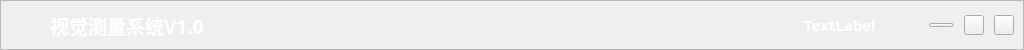
<?xml version="1.0" encoding="UTF-8"?>
<ui version="4.0">
 <class>MainTitleBar</class>
 <widget class="QWidget" name="MainTitleBar">
  <property name="enabled">
   <bool>true</bool>
  </property>
  <property name="geometry">
   <rect>
    <x>0</x>
    <y>0</y>
    <width>1024</width>
    <height>50</height>
   </rect>
  </property>
  <property name="minimumSize">
   <size>
    <width>1024</width>
    <height>50</height>
   </size>
  </property>
  <property name="maximumSize">
   <size>
    <width>2000</width>
    <height>50</height>
   </size>
  </property>
  <property name="windowTitle">
   <string>Form</string>
  </property>
  <property name="styleSheet">
   <string notr="true"/>
  </property>
  <layout class="QVBoxLayout" name="verticalLayout">
   <property name="spacing">
    <number>0</number>
   </property>
   <property name="leftMargin">
    <number>0</number>
   </property>
   <property name="topMargin">
    <number>0</number>
   </property>
   <property name="rightMargin">
    <number>0</number>
   </property>
   <property name="bottomMargin">
    <number>0</number>
   </property>
   <item>
    <widget class="QFrame" name="frameBorder">
     <property name="sizePolicy">
      <sizepolicy hsizetype="Fixed" vsizetype="Fixed">
       <horstretch>0</horstretch>
       <verstretch>0</verstretch>
      </sizepolicy>
     </property>
     <property name="minimumSize">
      <size>
       <width>1024</width>
       <height>50</height>
      </size>
     </property>
     <property name="maximumSize">
      <size>
       <width>2000</width>
       <height>50</height>
      </size>
     </property>
     <property name="frameShape">
      <enum>QFrame::StyledPanel</enum>
     </property>
     <property name="frameShadow">
      <enum>QFrame::Raised</enum>
     </property>
     <layout class="QHBoxLayout" stretch="1,1,5,1,1,1,1">
      <property name="spacing">
       <number>10</number>
      </property>
      <property name="leftMargin">
       <number>9</number>
      </property>
      <property name="topMargin">
       <number>9</number>
      </property>
      <property name="rightMargin">
       <number>9</number>
      </property>
      <property name="bottomMargin">
       <number>9</number>
      </property>
      <item>
       <widget class="QLabel" name="labelImage">
        <property name="sizePolicy">
         <sizepolicy hsizetype="Preferred" vsizetype="Preferred">
          <horstretch>0</horstretch>
          <verstretch>0</verstretch>
         </sizepolicy>
        </property>
        <property name="minimumSize">
         <size>
          <width>30</width>
          <height>30</height>
         </size>
        </property>
        <property name="maximumSize">
         <size>
          <width>30</width>
          <height>30</height>
         </size>
        </property>
        <property name="font">
         <font>
          <weight>75</weight>
          <bold>true</bold>
         </font>
        </property>
        <property name="text">
         <string/>
        </property>
        <property name="pixmap">
         <pixmap resource="../res.qrc">:/image/image/image.png</pixmap>
        </property>
        <property name="scaledContents">
         <bool>true</bool>
        </property>
       </widget>
      </item>
      <item>
       <widget class="QLabel" name="labelTitleName">
        <property name="minimumSize">
         <size>
          <width>170</width>
          <height>20</height>
         </size>
        </property>
        <property name="maximumSize">
         <size>
          <width>170</width>
          <height>30</height>
         </size>
        </property>
        <property name="font">
         <font>
          <family>微软雅黑</family>
          <pointsize>14</pointsize>
          <weight>75</weight>
          <bold>true</bold>
         </font>
        </property>
        <property name="styleSheet">
         <string notr="true">color:white;</string>
        </property>
        <property name="text">
         <string>视觉测量系统V1.0</string>
        </property>
        <property name="textFormat">
         <enum>Qt::AutoText</enum>
        </property>
        <property name="scaledContents">
         <bool>true</bool>
        </property>
       </widget>
      </item>
      <item>
       <spacer name="horizontalSpacer">
        <property name="orientation">
         <enum>Qt::Horizontal</enum>
        </property>
        <property name="sizeType">
         <enum>QSizePolicy::Minimum</enum>
        </property>
        <property name="sizeHint" stdset="0">
         <size>
          <width>500</width>
          <height>20</height>
         </size>
        </property>
       </spacer>
      </item>
      <item>
       <widget class="QLabel" name="dateTime">
        <property name="font">
         <font>
          <family>黑体</family>
          <pointsize>11</pointsize>
          <weight>75</weight>
          <bold>true</bold>
         </font>
        </property>
        <property name="styleSheet">
         <string notr="true">color:white;</string>
        </property>
        <property name="text">
         <string>TextLabel</string>
        </property>
       </widget>
      </item>
      <item>
       <widget class="QPushButton" name="pushButtonMin">
        <property name="minimumSize">
         <size>
          <width>25</width>
          <height>4</height>
         </size>
        </property>
        <property name="maximumSize">
         <size>
          <width>25</width>
          <height>4</height>
         </size>
        </property>
        <property name="font">
         <font>
          <pointsize>6</pointsize>
         </font>
        </property>
        <property name="styleSheet">
         <string notr="true"/>
        </property>
        <property name="text">
         <string/>
        </property>
       </widget>
      </item>
      <item>
       <widget class="QPushButton" name="pushButtonNormalMax">
        <property name="minimumSize">
         <size>
          <width>20</width>
          <height>20</height>
         </size>
        </property>
        <property name="maximumSize">
         <size>
          <width>20</width>
          <height>20</height>
         </size>
        </property>
        <property name="font">
         <font>
          <pointsize>6</pointsize>
         </font>
        </property>
        <property name="styleSheet">
         <string notr="true"/>
        </property>
        <property name="text">
         <string/>
        </property>
       </widget>
      </item>
      <item>
       <widget class="QPushButton" name="pushButtonClose">
        <property name="enabled">
         <bool>true</bool>
        </property>
        <property name="minimumSize">
         <size>
          <width>20</width>
          <height>20</height>
         </size>
        </property>
        <property name="maximumSize">
         <size>
          <width>20</width>
          <height>20</height>
         </size>
        </property>
        <property name="text">
         <string/>
        </property>
       </widget>
      </item>
     </layout>
    </widget>
   </item>
  </layout>
 </widget>
 <resources>
  <include location="../res.qrc"/>
 </resources>
 <connections/>
</ui>
